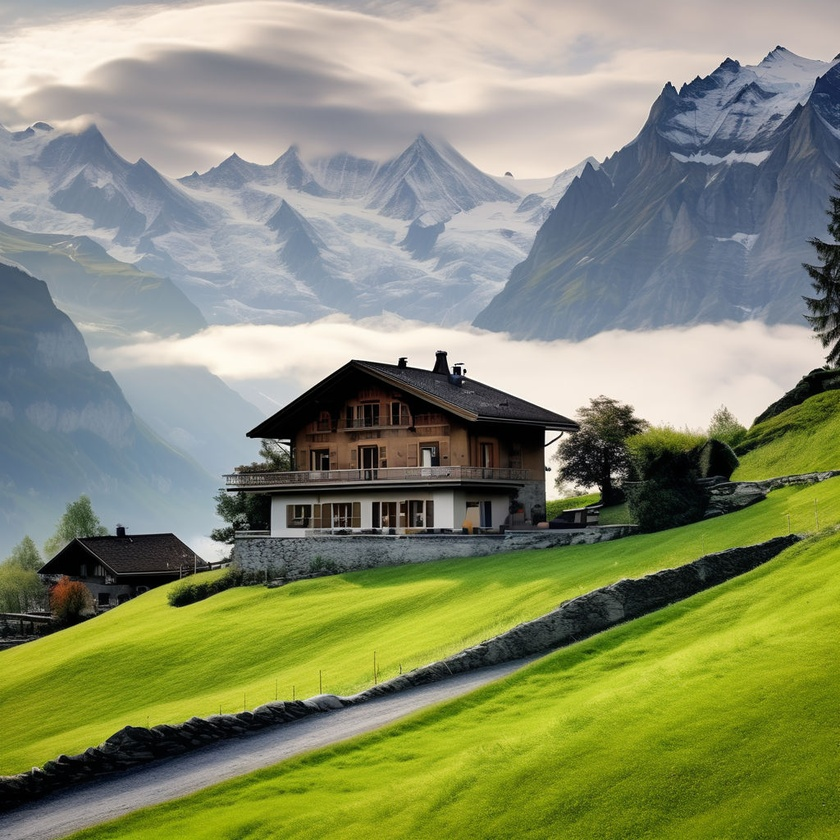
#> input picture ImagePath/Image.jpeg, 840 x 840 px, shrunk from 1024 x 1024 before the run
$ python Q3_Answer.py
#> lines starting #> are read from the running program, lines starting #| are printed output that depends on the picture
# Thanthriwatta T.P.S.
# EG/2019/3757

from PIL import Image
import numpy as np
import cv2

# Path to the input image
ImagePath = "ImagePath/Image.jpeg"
# Open the image using PIL
image = Image.open(ImagePath)
#> image is the input picture: PIL image 840x840 RGB; mean R, G, B 135.3, 142, 108.1

# Rotate the image by 45 degrees (expanding to avoid cropping)
Image_45 = image.rotate(45, expand=True)
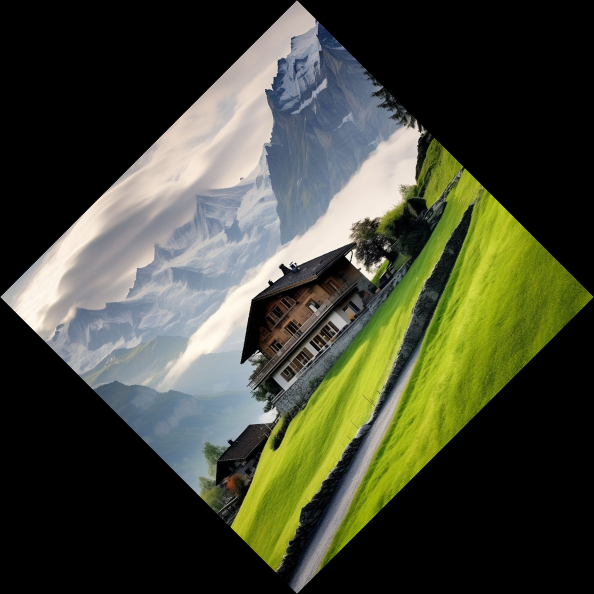
#> Image_45: PIL image 1188x1188 RGB (shown at 1/2 size); mean R, G, B 67.6, 70.9, 54
# Rotate the image by 90 degrees (expanding to avoid cropping)
Image_90 = image.rotate(90, expand=True)
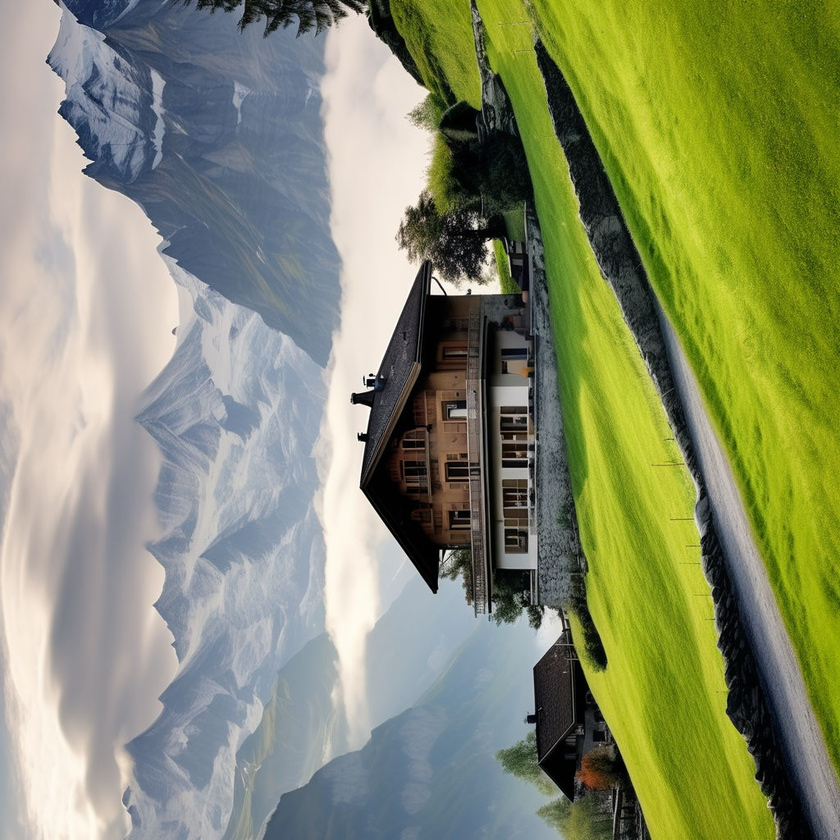
#> Image_90: PIL image 840x840 RGB; mean R, G, B 135.3, 142, 108.1

# Convert PIL Image to NumPy array for OpenCV
image_45_np = np.array(Image_45)
#> (the run stopped early here; a loop or call above may not have finished)
